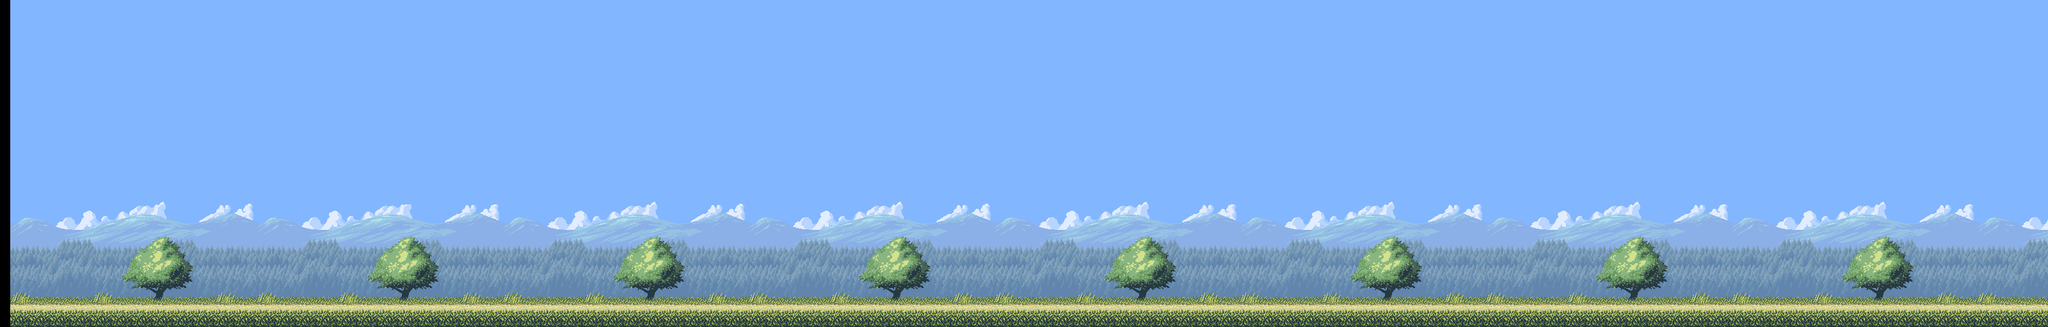

Below is a game level as drawn by its tile map, then a one-line description and the .tmx that defines it (tile-layer data replaced by summaries):
An orthogonal 200x32 tile map with 16x16 px tiles, 1 tile layer (Capa de patrones 1) and 4 objects.

<map version="1.2" tiledversion="1.3.5" orientation="orthogonal" renderorder="right-down" width="200" height="32" tilewidth="16" tileheight="16" infinite="0" nextlayerid="3" nextobjectid="5">
 <tileset firstgid="1" source="paisaj1.tsx" />
 <layer id="1" name="Capa de patrones 1" width="200" height="32">
  <data>[6400 cells, 6368 non-empty, 326 distinct tile ids]</data>
 </layer>
 <objectgroup id="2" name="Suelo">
  <object id="1" x="16" y="480.25" width="3183" height="31.5" />
  <object id="2" x="0" y="0.5" width="16" height="511" />
  <object id="3" x="16.5" y="0" width="3183" height="16" />
  <object id="4" x="3184" y="16.5" width="15.5" height="463" />
 </objectgroup>
</map>
